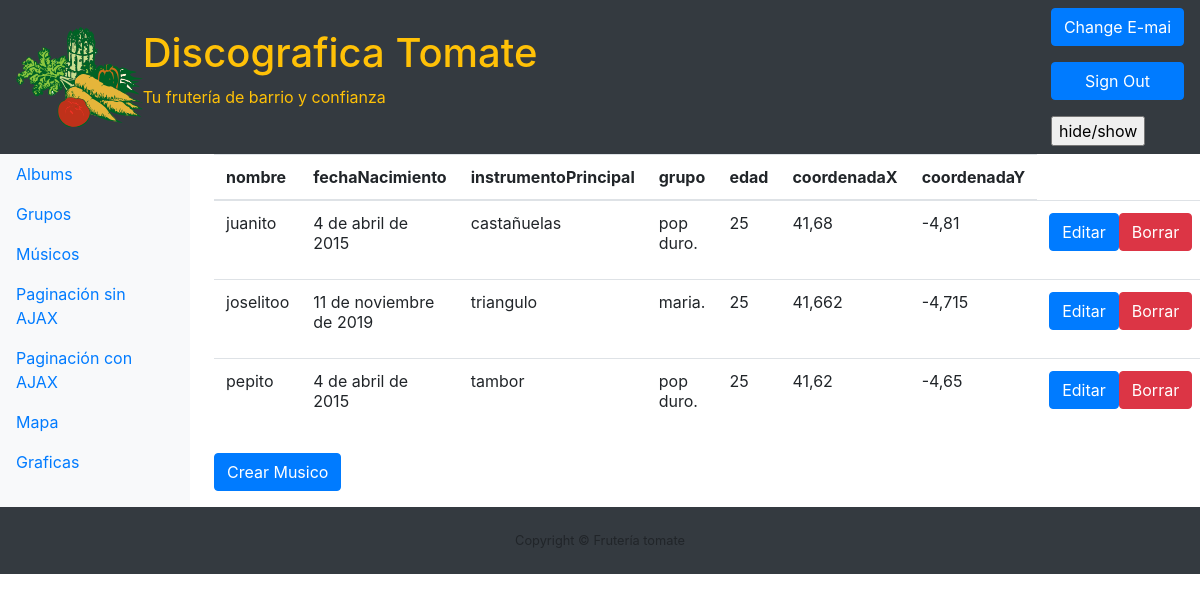
The page /musico/list (signed in) on the database its author committed.
### Discografica/models.py (models this page shows, shortened)
class Musico(models.Model):
    nombre = models.CharField(max_length=200)
    fechaNacimiento = models.DateField()
    instrumentoPrincipal = models.CharField(max_length=200)
    grupo = models.ManyToManyField(Grupo)
    edad = models.IntegerField()
    coordenadaX = models.FloatField()
    coordenadaY = models.FloatField()

class Grupo(models.Model):
    nombre = models.CharField(max_length=200, primary_key=True)
    fechaCreacion = models.DateField()
    estilo = models.CharField(max_length=200)

### Discografica/views.py (the view)
# urls.py: path('musico/list',views.musico_list, name='musico_list'),
def musico_list(request):
    datos = Musico.objects.all()
    cabecera = MusicoForm.Meta.fields
    return render(request, 'musico_list.html', {'datos': datos, 'cabecera': cabecera})

### templates/musico_list.html (shortened to what this page needs)
{% extends 'index.html' %}
{% block main %}
<table id="tablaPaginada" class="table">
    <thead>
        <tr>
            {% for nombre in cabecera %}
            <th>{{nombre}}</th>
            {% endfor %}
        </tr>
    </thead>
    <tbody>
        {% for dato in datos %}
            <tr>
                <td>{{dato.nombre}}</td>
                <td>{{dato.fechaNacimiento}}</td>
                <td>{{dato.instrumentoPrincipal}}</td>
                <td>{% for tag in dato.grupo.all %}
                        {{ tag.nombre }}.
                    {% endfor %}</td>
                <td>{{dato.edad}}</td>
                <td>{{dato.coordenadaX}}</td>
                <td>{{dato.coordenadaY}}</td>
                <td>
                    <div class="btn-group" role="group" aria-label="Basic example">
                        <form method="POST">
                            <button type="button" class="btn btn-primary btn-md center-block" onclick="location.href='{% url 'musico_edit' pk=dato.pk %}';" >Editar</button>
                        </form>
                        <form method="POST" action="">
                            <button type="button" class="btn btn-danger btn-md center-block" onclick="location.href='{% url 'musico_borrar' pk=dato.pk %}';" >Borrar</button>
                        </form>
                    </div>
                </td>
            </tr>
        {% endfor %}
    </tbody>
</table>
<div class="btn-group" role="group" aria-label="Basic example">
    <form method="POST">
        <button type="button" class="btn btn-primary btn-md center-block" onclick="location.href='{% url 'musico_new' %}'" >Crear Musico</button>
    </form>
</div>
{% endblock %}

### rows shown on the page
Musico: nombre "juanito", fechaNacimiento "4 de abril de 2015", instrumentoPrincipal "castañuelas", edad "25", coordenadaX "41,68", coordenadaY "-4,81"
Grupo: nombre "pop duro"
Musico: nombre "joselitoo", fechaNacimiento "11 de noviembre de 2019", instrumentoPrincipal "triangulo", edad "25", coordenadaX "41,662", coordenadaY "-4,715"
Grupo: nombre "maria"
Musico: nombre "pepito", fechaNacimiento "4 de abril de 2015", instrumentoPrincipal "tambor", edad "25", coordenadaX "41,62", coordenadaY "-4,65"

### other values the page prints
{{ nombre }} "nombre" "fechaNacimiento" "instrumentoPrincipal" "grupo" "edad" "coordenadaX" "coordenadaY"
